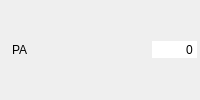
       <widget class="QWidget" name="widget_pa" native="true">
        <property name="minimumSize">
         <size>
          <width>200</width>
          <height>26</height>
         </size>
        </property>
        <layout class="QHBoxLayout" name="horizontalLayout_30">
         <property name="spacing">
          <number>2</number>
         </property>
         <property name="leftMargin">
          <number>3</number>
         </property>
         <property name="topMargin">
          <number>3</number>
         </property>
         <property name="rightMargin">
          <number>3</number>
         </property>
         <property name="bottomMargin">
          <number>3</number>
         </property>
         <item>
          <widget class="QLabel" name="label_63">
           <property name="text">
            <string/>
           </property>
           <property name="pixmap">
            <pixmap resource="../images/images.qrc">:/Aptitudes/pa.png</pixmap>
           </property>
          </widget>
         </item>
         <item>
          <widget class="QLabel" name="label_pa">
           <property name="text">
            <string>PA</string>
           </property>
          </widget>
         </item>
         <item>
          <spacer name="horizontalSpacer_30">
           <property name="orientation">
            <enum>Qt::Horizontal</enum>
           </property>
           <property name="sizeHint" stdset="0">
            <size>
             <width>40</width>
             <height>20</height>
            </size>
           </property>
          </spacer>
         </item>
         <item>
          <widget class="QSpinBox" name="sp_pa">
           <property name="focusPolicy">
            <enum>Qt::NoFocus</enum>
           </property>
           <property name="autoFillBackground">
            <bool>true</bool>
           </property>
           <property name="frame">
            <bool>false</bool>
           </property>
           <property name="alignment">
            <set>Qt::AlignRight|Qt::AlignTrailing|Qt::AlignVCenter</set>
           </property>
           <property name="buttonSymbols">
            <enum>QAbstractSpinBox::NoButtons</enum>
           </property>
           <property name="maximum">
            <number>9999999</number>
           </property>
          </widget>
         </item>
        </layout>
       </widget>
